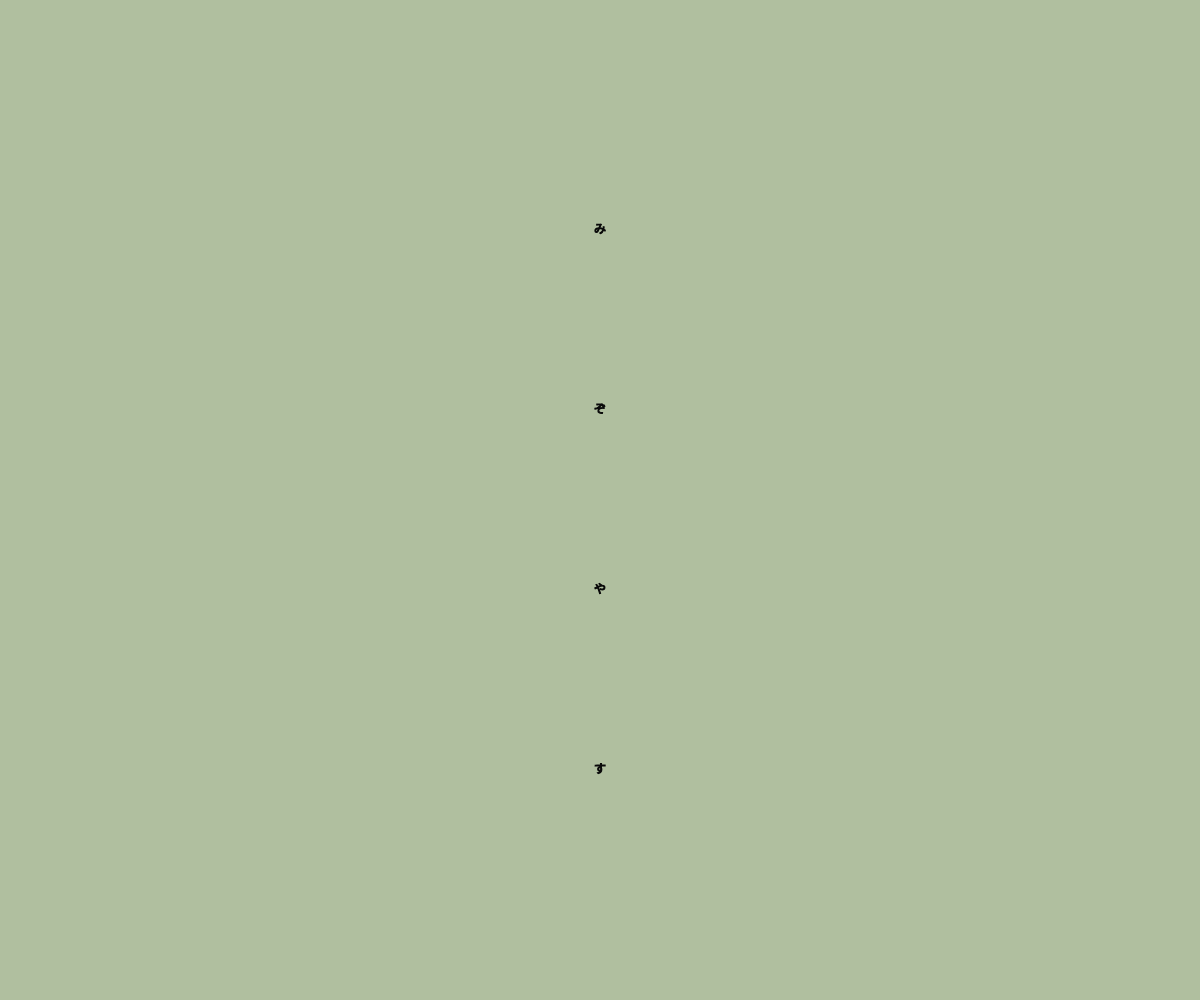
Frame 1 (no input)
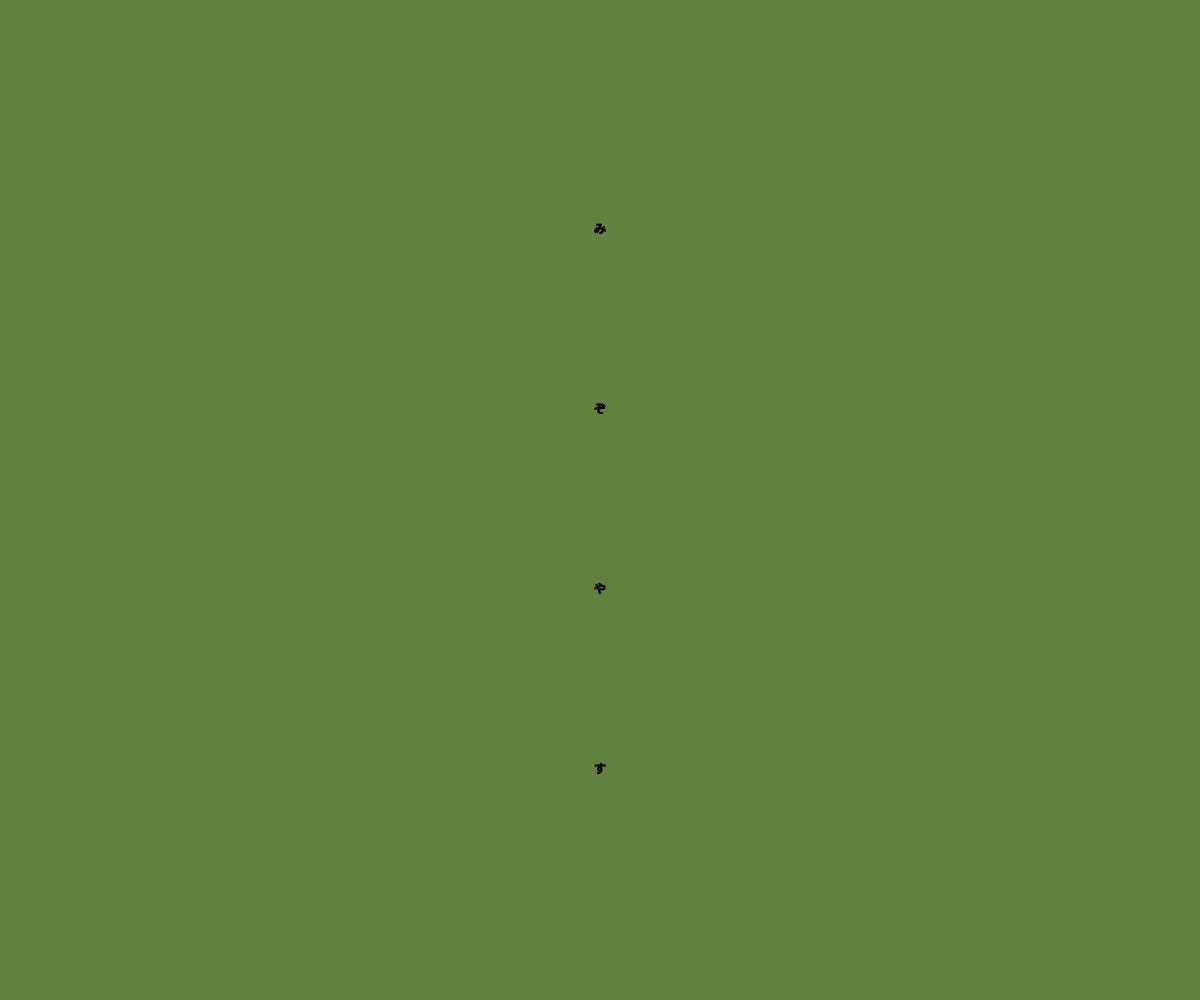
Frame 60 (no input)
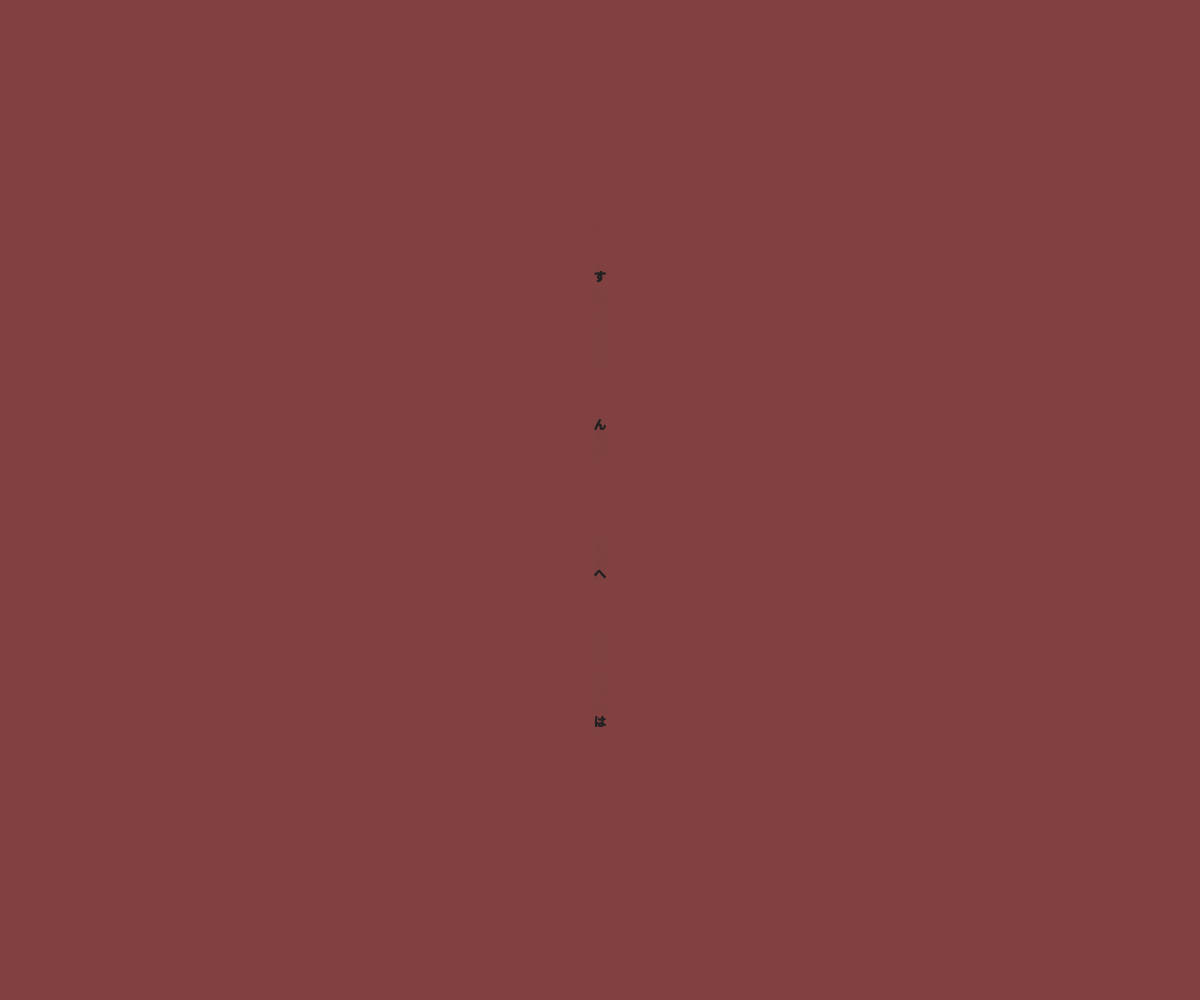
Frame 120 (the mouse pressed at the canvas centre since frame 60)

The p5.js sketch that drew these frames (run headless with seeded random() and noise() and a simulated clock; from frame 60 on, the mouse is pressed at the canvas centre):

// p5.js sketch
// ── sketch.js
let font;
let txt = "";
let changeFlag = false;
let count = 0;
let c;
let bgHue;

function setup() {
	createCanvas(windowWidth, windowHeight);
  textFont('"游明朝体", "Yu Mincho", YuMincho, "ヒラギノ明朝 Pro", "Hiragino Mincho Pro", "MS P明朝", "MS PMincho", serif');
	textAlign(CENTER, CENTER);
	c = random(10) >= 5 ? random(0, 50) : random(200, 255);
	let size = height / 5;
	textSize(size);
	textLeading(size * 0.9);

	for (let i = 0; i < 4; i++) {
		txt += String.fromCodePoint(floor(random(12353, 12437)));
		if (i != 3) {
			txt += "\n";
		}
	}

	bgHue = random(360);
}

function draw() {
	push();
	colorMode(HSB, 360, 100, 100, 100);
	background(bgHue, 50, 50, 50);
	pop();

	fill(c);
	stroke(c);

	if (changeFlag) {
		txt = "";
		c = random(10) >= 5 ? random(0, 50) : random(200, 255);

		size = random(height / 10, height / 5);
		textSize(size);
		textLeading(size * 0.9);
		for (let i = 0; i < 4; i++) {
			txt += String.fromCodePoint(floor(random(12353, 12437)));
			if (i != 3) {
				txt += "\n";
			}
		}
	}

	text(txt, width / 2, height / 2);

	count++;
	if (!changeFlag && count > 100) {
		count = 0;
		changeFlag = true;
	}
	if (changeFlag && count > 10) {
		count = 0;
		bgHue = random(360);
		changeFlag = false;
	}
}
